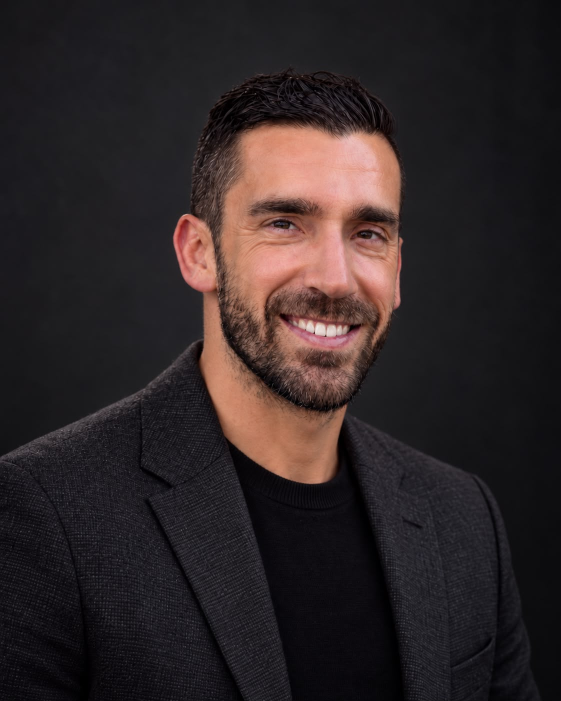
#> input picture matia-shot-dark-1.jpeg, 1122 x 1402 px (shown at 1/2 size); its folder holds only this picture in this run
$ python email_assets.py ../matia-shot-dark-1.jpeg
#> lines starting #> are read from the running program, lines starting #| are printed output that depends on the picture
# -*- coding: utf-8 -*-
"""
Immagini delle email: banner con la scena 3D del sito e grana di carta.

Uso: python tools/email_assets.py   (solo testata e grana). Il banner con la scena 3D, non usato oggi, si ricava cosi':
 1. Con il sito in locale, si apre in Chrome senza interfaccia l'indirizzo  .../index.html#email-banner  (mostra solo la scena 3D del hero)
    chrome --headless=new --hide-scrollbars --force-device-scale-factor=2 --window-size=2000,900 --virtual-time-budget=16000 \
           --screenshot=banner_raw.png "http://localhost:5174/index.html#email-banner"
 2. python tools/email_assets.py banner_raw.png
Scrive prova/email/header.jpg (testata scura con luce calda, 1200x340, mostrata a 600 px) e prova/email/grain.png (tessera di grana trasparente). Con il file della scena 3D scrive anche banner.jpg (facoltativo).
Richiede Pillow e numpy.
"""
import os, sys
import numpy as np
from PIL import Image, ImageFilter

ROOT = os.path.join(os.path.dirname(os.path.abspath(__file__)), "..")
OUT = os.path.join(ROOT, "prova", "email")
os.makedirs(OUT, exist_ok=True)
rng = np.random.default_rng(7)

# ---- testata scura con luce calda (senza oggetto: il logo si mette sopra)
def header():
    w, h = 1200, 340
    yy, xx = np.mgrid[0:h, 0:w].astype(np.float32)
    base = np.zeros((h, w, 3), np.float32) + np.array([22, 18, 16], np.float32)
    def glow(cx, cy, rx, ry, col, amp):
        d = ((xx - cx) / rx) ** 2 + ((yy - cy) / ry) ** 2
        g = np.exp(-d * 1.6)[:, :, None] * amp
        return g * np.array(col, np.float32)
    img = base + glow(w * .5, h * .35, w * .42, h * .9, (201, 162, 92), .20) + glow(w * .06, h * 1.1, w * .35, h * .8, (168, 64, 52), .16)
    img += rng.normal(0, 4.2, (h, w))[:, :, None]
    img[-3:, :, :] = np.array([168, 133, 79], np.float32)
    Image.fromarray(np.clip(img, 0, 255).astype(np.uint8)).save(os.path.join(OUT, "header.jpg"), quality=86, optimize=True, progressive=True)
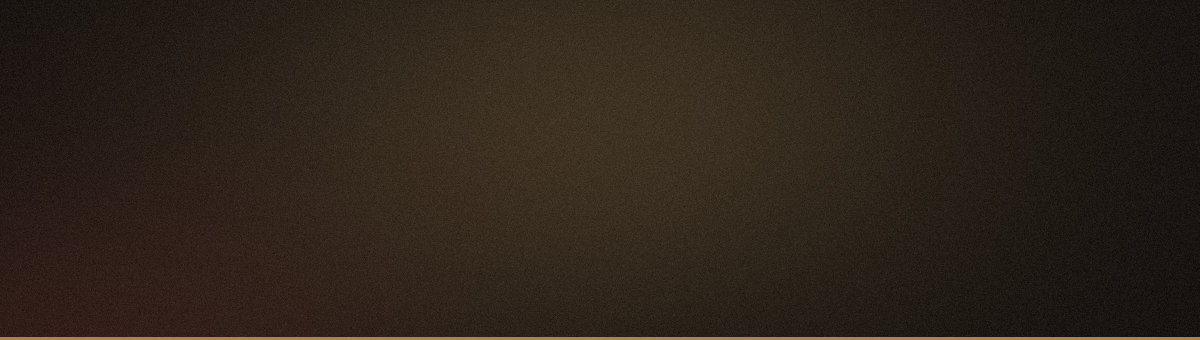
#> saved as header.jpg: PIL image 1200x340 RGB; mean R, G, B 45.3, 35.2, 25.8

def footer():
    im = Image.open(os.path.join(OUT, "header.jpg")).convert("RGB")
    a = np.asarray(im)[:-3, :, :]                       # senza il filo d'ottone
    a = a[::-1, :, :]                                   # bagliore in basso
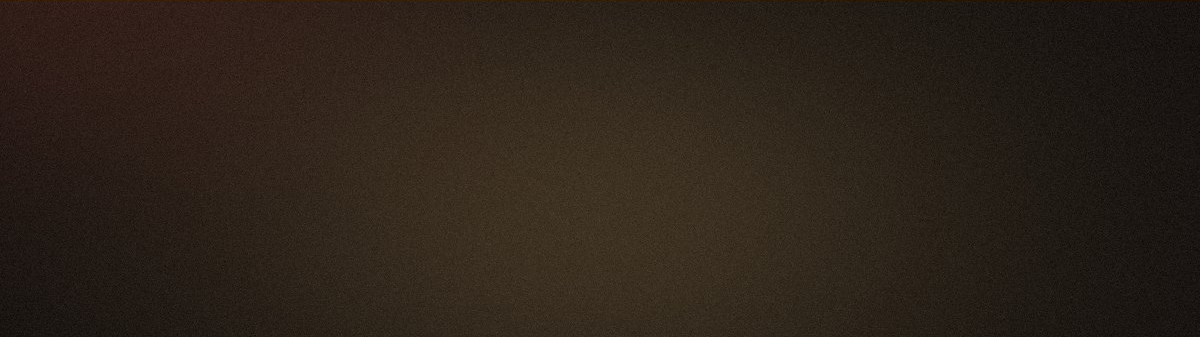
#> a: shape (337, 1200, 3); mean R, G, B 44.3, 34.2, 25.2
    Image.fromarray(a).resize((1200, 240)).save(os.path.join(OUT, "footer.jpg"), quality=86, optimize=True, progressive=True)
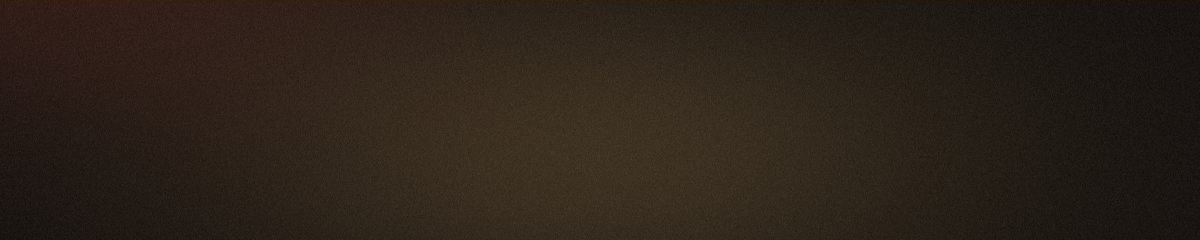
#> saved as footer.jpg: PIL image 1200x240 RGB; mean R, G, B 44.3, 34.2, 25.2

header()
footer()
if len(sys.argv) < 2:
    sys.exit(0)

# ---- banner con la scena 3D (facoltativo, non usato nelle email)
raw = Image.open(sys.argv[1]).convert("RGB")
#> raw is the input picture: PIL image 1122x1402 RGB; mean R, G, B 46.8, 37.8, 38.5
W, H = raw.size                      # atteso 4000 x 1800
#> W = 1122; H = 1402
x1 = W - 100; x0 = x1 - 2900; y0 = int(H * .134); y1 = y0 + 1256
#> after `x1 = W - 100`: x1 = 1022
#> after `x0 = x1 - 2900`: x0 = -1878
#> after `y0 = int(H * 0.134)`: y0 = 187
#> after `y1 = y0 + 1256`: y1 = 1443
crop = raw.crop((x0, y0, x1, y1)).resize((1200, 520), Image.LANCZOS)
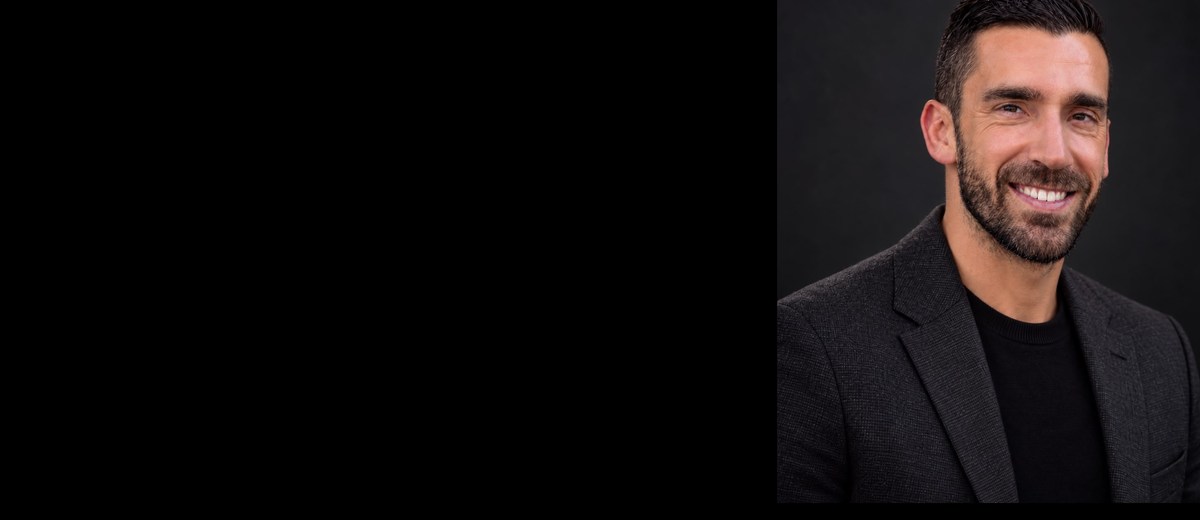
#> crop: PIL image 1200x520 RGB; mean R, G, B 18.1, 14.2, 14.4
a = np.asarray(crop).astype(np.float32)
#> a: shape (520, 1200, 3) float32
# velo scuro a sinistra, dove sta il nome dello studio
xs = np.linspace(0, 1, 1200, dtype=np.float32)[None, :, None]
veil = np.clip(1 - xs / .42, 0, 1) ** 1.6
a = a * (1 - .35 * veil) + np.array([22, 18, 16], np.float32) * (.35 * veil)
# filo d'ottone sul bordo basso
a[-3:, :, :] = np.array([168, 133, 79], np.float32)
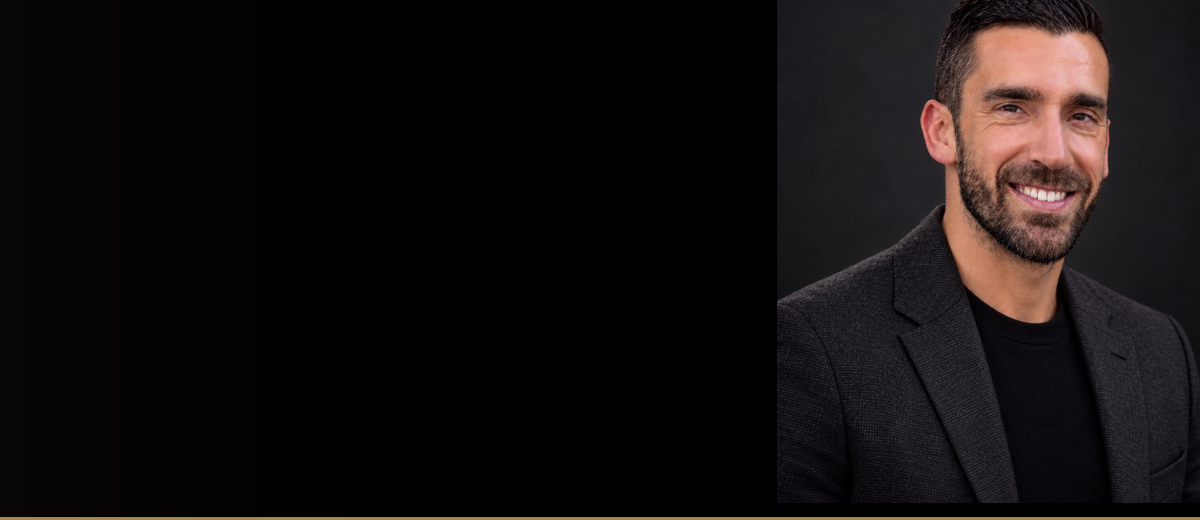
#> a: shape (520, 1200, 3) float32; mean R, G, B 20.3, 16, 15.7
# grana fine
a += rng.normal(0, 4.2, a.shape[:2])[:, :, None]
Image.fromarray(np.clip(a, 0, 255).astype(np.uint8)).save(os.path.join(OUT, "banner.jpg"), quality=84, optimize=True, progressive=True)

# ---- grana di carta: tessera 128x128, grigio a opacita' bassa
n = rng.normal(0, 1, (128, 128))
alpha = np.clip(np.abs(n) * 9, 0, 22).astype(np.uint8)
shade = np.where(n > 0, 255, 70).astype(np.uint8)
tile = np.dstack([shade, shade, np.where(n > 0, 250, 60).astype(np.uint8), alpha])
Image.fromarray(tile, "RGBA").save(os.path.join(OUT, "grain.png"), optimize=True)
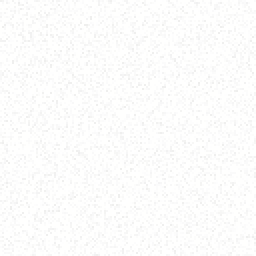
#> saved as grain.png: PIL image 128x128 RGBA (shown 2 times larger); mean R, G, B, A 161.8, 161.8, 154.3, 6.7; transparent parts drawn white
print("ok:", os.listdir(OUT))
